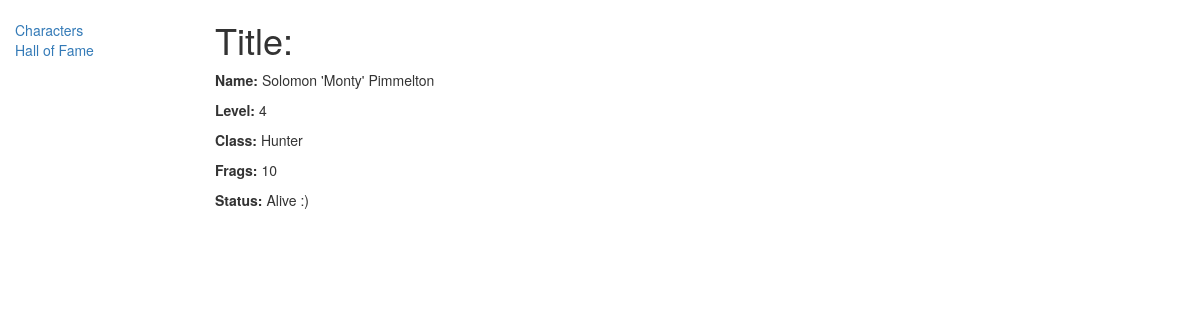
The app's page /fragtracker/character/5 with its own data.
### frag_tracker/models.py (models this page shows, shortened)
class Character(models.Model):
    name = models.CharField(max_length=100, help_text="Enter a character name (fx. Legolas Greenleaf")
    level = models.IntegerField()
    frags = models.IntegerField(default=0)
    alive = models.BooleanField(default=True)
    CLASS_OPTIONS = (
        ('BB', 'Barbarian'),
        ('BA', 'Bard'),
        ('CL', 'Cleric'),
        ('DR', 'Druid'),
        ('FI', 'Fighter'),
        ('MO', 'Monk'),
        ('PA', 'Paladin'),
        ('RA', 'Ranger'),
        ('RO', 'Rogue'),
        ('SO', 'Sorcerer'),
        ('WA', 'Warlock'),
        ('WI', 'Wizard'),
    )
    player_super_class = models.CharField(max_length=2, choices=CLASS_OPTIONS,
                                          help_text="Select the main class of your character.")
    player_sub_class = models.CharField(max_length=50, help_text="Enter the subclass of your character")

### frag_tracker/views.py (the view)
# urls.py: url(r'^character/(?P<pk>\d+)$', views.character_detail_view, name='character-detail'),
def character_detail_view(request, pk):
    try:
        character_id = Character.objects.get(pk=pk)
    except Character.DoesNotExist:
        raise Http404("Book does not exist")
    return render(
        request,
        'frag_tracker/character_detail.html',
        context={'character': character_id, }
    )

### frag_tracker/templates/frag_tracker/character_detail.html
{% extends "base_generic.html" %}
{% block content %}
    <h1>Title: {{ character.title }}</h1>
    <p><strong>Name:</strong> {{ character.name }}</p>
    <p><strong>Level:</strong> {{ character.level }}</p>
    <p><strong>Class:</strong> {{ character.player_sub_class }} {{ character. }}</p>
    <p><strong>Frags:</strong> {{ character.frags }}</p>
    <p><strong>Status:</strong>{% if character.alive %}
        Alive :)
    {% else %}
        Dead :(
    {% endif %}</p>
{% endblock %}

### records on screen
Character: name "Solomon 'Monty' Pimmelton", level "4", player_sub_class "Hunter", frags "10"
